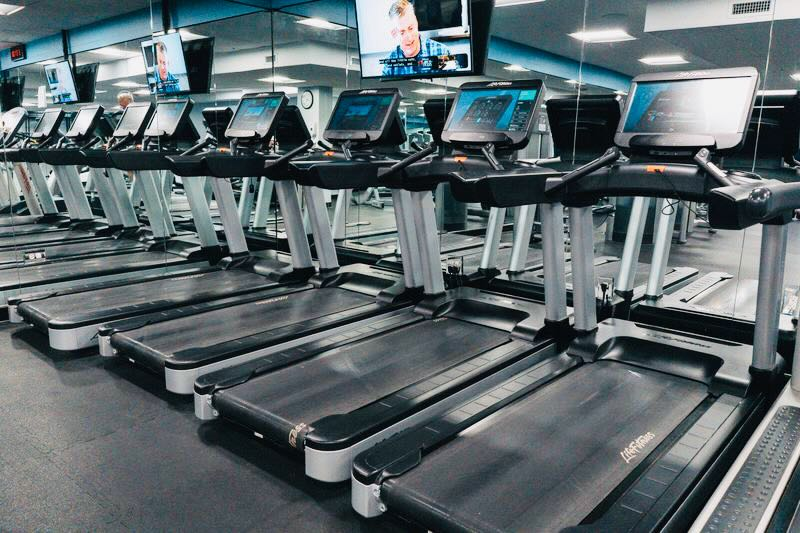
#> input picture images/Gym 1.jpeg, 800 x 533 px, found by its file name
$ python combine_images.py
#> lines starting #> are read from the running program, lines starting #| are printed output that depends on the picture
#> `canvas = Image.new('RGB', (final_w, final_h), (255,255,255))`: canvas: PIL image 2100x420 RGB; every value is 255
from PIL import Image
import os

# Source image paths (from project images/ folder)
src_images = [
    os.path.join('images', 'Gym 1.jpeg'),
    os.path.join('images', 'indoor Basketball.jpeg'),
    os.path.join('images', 'gym 2.jpeg'),
]

out_path = os.path.join('images', 'combined_gym.jpg')

# target size per panel (you can adjust these values)
panel_w = 700
panel_h = 420

# helper: open image, center-crop to target aspect ratio, then resize
def fit_image(path, size):
#> called with path = 'images/Gym 1.jpeg', size = (700, 420)
    target_w, target_h = size
    im = Image.open(path).convert('RGB')
#> im is the input picture: PIL image 800x533 RGB; mean R, G, B 92.1, 103.8, 107.2
    iw, ih = im.size
#> iw = 800; ih = 533
    target_ratio = target_w / target_h
    current_ratio = iw / ih
#> current_ratio = 1.5
    if current_ratio > target_ratio:
        # crop left/right
        new_w = int(ih * target_ratio)
        left = (iw - new_w) // 2
        im = im.crop((left, 0, left + new_w, ih))
    else:
        # crop top/bottom
        new_h = int(iw / target_ratio)
#> new_h = 480
        top = (ih - new_h) // 2
#> top = 26
        im = im.crop((0, top, iw, top + new_h))
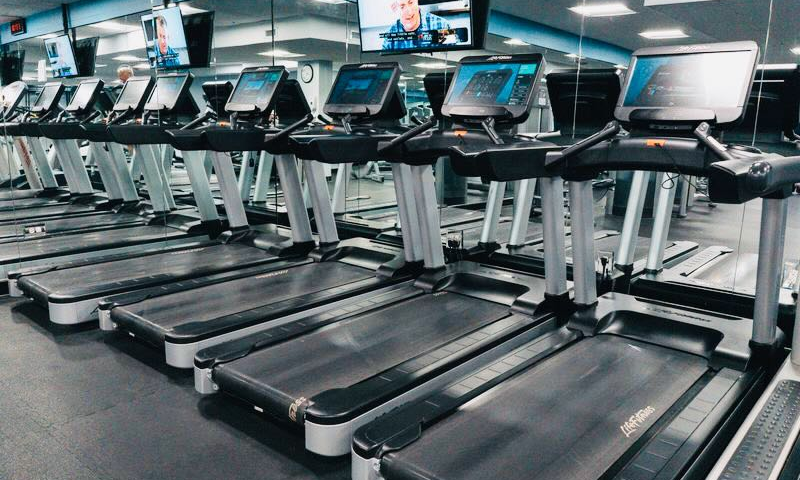
#> im: PIL image 800x480 RGB; mean R, G, B 93, 104.2, 107.4
    im = im.resize((target_w, target_h), Image.LANCZOS)
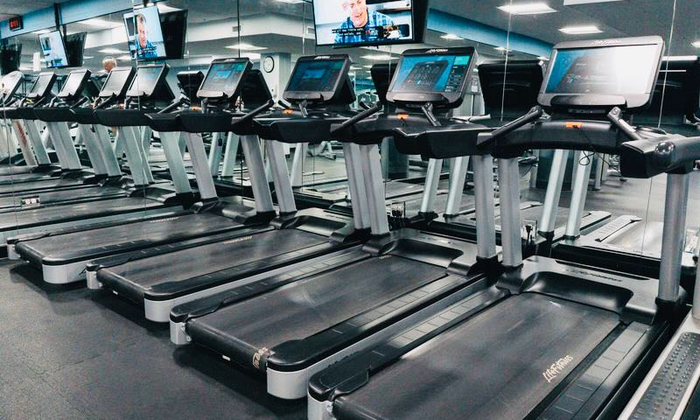
#> im: PIL image 700x420 RGB; mean R, G, B 93, 104.2, 107.4
    return im

# create final canvas
final_w = panel_w * len(src_images)
final_h = panel_h
canvas = Image.new('RGB', (final_w, final_h), (255,255,255))

x = 0
for path in src_images:
    if not os.path.exists(path):
        raise SystemExit(f"Source image not found: {path}")
    fitted = fit_image(path, (panel_w, panel_h))
    canvas.paste(fitted, (x, 0))
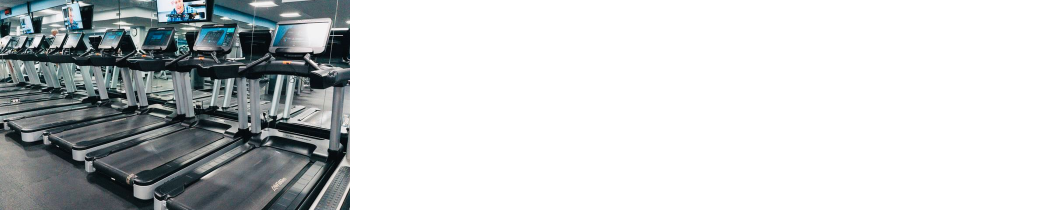
#> canvas: PIL image 2100x420 RGB (shown at 1/2 size); mean R, G, B 201, 204.7, 205.8
    x += panel_w
#> pass 2 of the loop `for path in src_images:`:
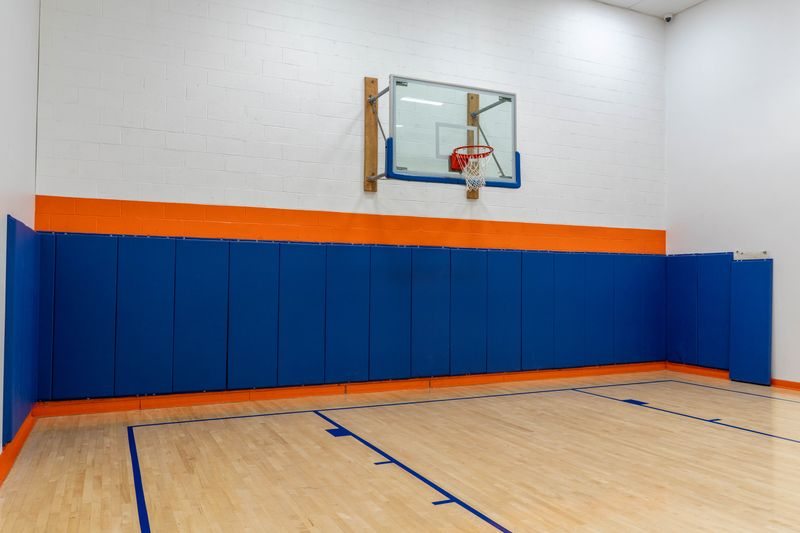
#> input picture images/indoor Basketball.jpeg, 800 x 533 px, found by its file name
#> in fit_image, im is the input picture: PIL image 800x533 RGB; mean R, G, B 150, 144.2, 144.7
#> in fit_image (call 2), `im = im.crop((0, top, iw, top + new_h))`:
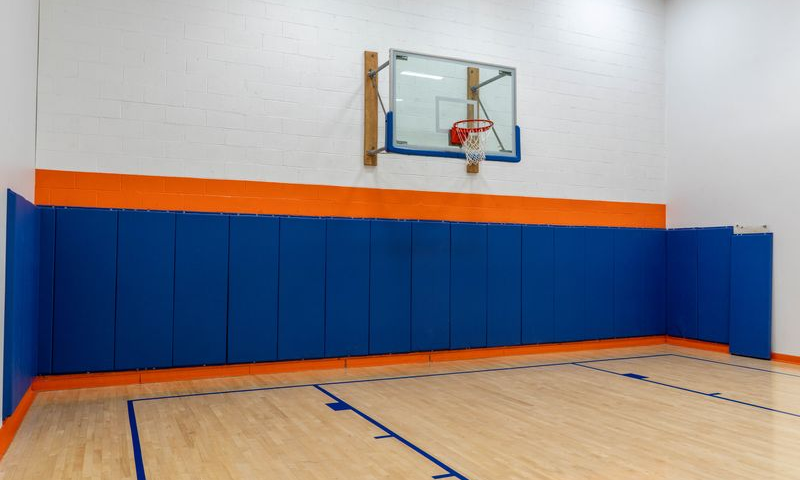
#> im: PIL image 800x480 RGB; mean R, G, B 144.1, 139.3, 142.2
#> `canvas.paste(fitted, (x, 0))`:
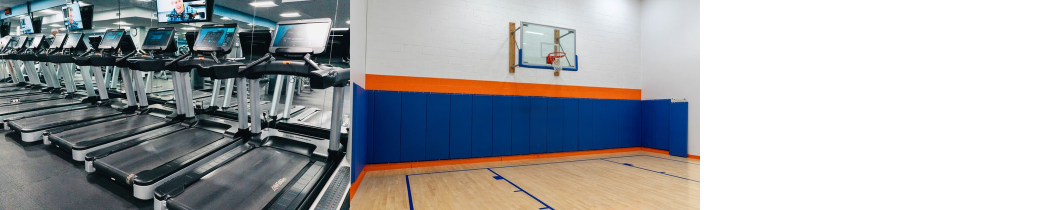
#> canvas: PIL image 2100x420 RGB (shown at 1/2 size); mean R, G, B 164, 166.2, 168.2
#> pass 3 of the loop `for path in src_images:`:
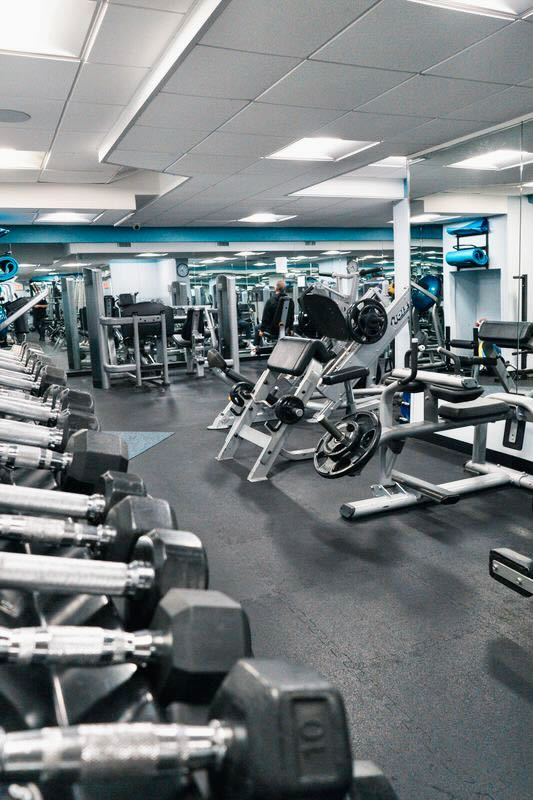
#> input picture images/gym 2.jpeg, 533 x 800 px, found by its file name
#> in fit_image, im is the input picture: PIL image 533x800 RGB; mean R, G, B 118.6, 125.2, 127.6
#> in fit_image (call 3), `im = im.resize((target_w, target_h), Image.LANCZOS)`:
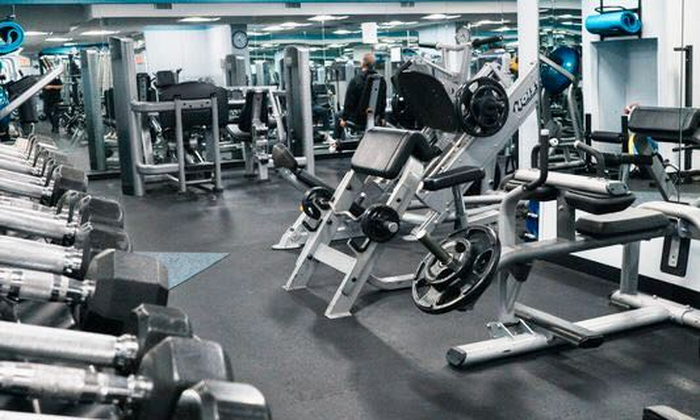
#> im: PIL image 700x420 RGB; mean R, G, B 105.8, 114.6, 117.9
#> `canvas.paste(fitted, (x, 0))`:
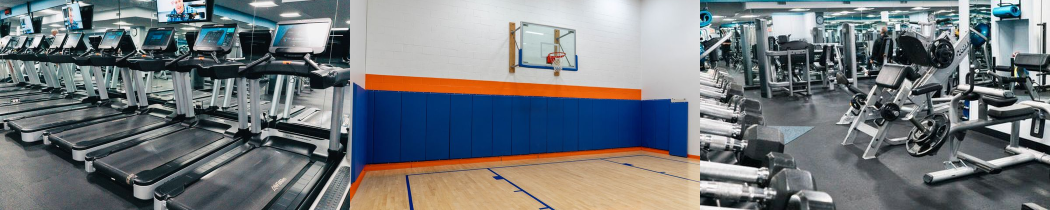
#> canvas: PIL image 2100x420 RGB (shown at 1/2 size); mean R, G, B 114.3, 119.3, 122.5

canvas.save(out_path, quality=90)
print('Wrote', out_path)
